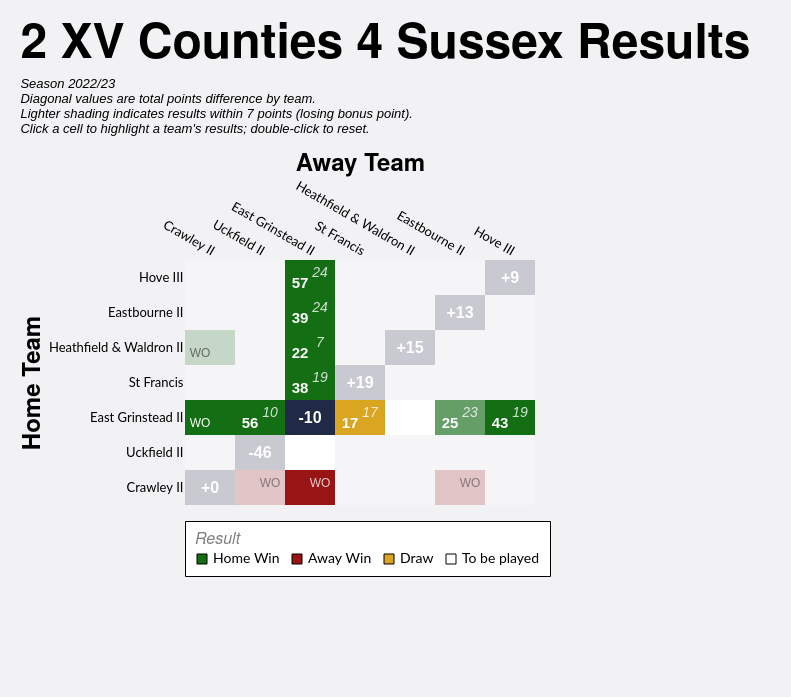

Write the Vega-Lite specification saved for this chart.
### Vega-Lite specification from a JSON file in a GitHub repository (floating-point values rounded to 4 significant figures)
{"config": {"axis": {"labelFont": "Lato, sans-serif", "titleFont": "PT Sans Narrow, Helvetica Neue, Helvetica, Arial, sans-serif", "labelFontSize": 13, "titleFontSize": 24, "gridColor": "#202947", "gridOpacity": 0.2}, "header": {"labelFont": "PT Sans Narrow, Helvetica Neue, Helvetica, Arial, sans-serif", "titleFont": "PT Sans Narrow, Helvetica Neue, Helvetica, Arial, sans-serif", "labelFontSize": 24, "titleFontSize": 28, "labelFontWeight": "bold", "orient": "left"}, "legend": {"labelFont": "Lato, sans-serif", "titleFont": "PT Sans Narrow, Helvetica Neue, Helvetica, Arial, sans-serif", "labelFontSize": 14, "titleFontSize": 16, "titlePadding": 5, "fillColor": "white", "strokeColor": "black", "padding": 10, "titleFontWeight": "lighter", "titleFontStyle": "italic", "titleColor": "gray", "offset": 10}, "title": {"font": "PT Sans Narrow, Helvetica Neue, Helvetica, Arial, sans-serif", "fontSize": 48, "fontWeight": "bold", "anchor": "start", "align": "center", "titlePadding": 20, "subtitlePadding": 10, "subtitleFontSize": 13, "subtitleColor": "", "subtitleFontStyle": "italic", "offset": 15, "color": "black"}, "axisX": {"labelAngle": 0}, "facet": {"title": null, "header": null, "align": {"row": "each", "column": "each"}}, "resolve": {"scale": {"y": "independent", "facet": "independent"}}, "background": "#f2f1f4", "view": {"stroke": null}}, "layer": [{"data": {"name": "data-ccf5f4ad0171923926e98273e820e13f"}, "mark": {"type": "rect"}, "encoding": {"color": {"field": "result", "legend": {"columns": 4, "direction": "horizontal", "labelLimit": 200, "offset": 16, "orient": "bottom", "symbolStrokeColor": "black", "symbolStrokeWidth": 1, "values": ["Home Win", "Away Win", "Draw", "To be played"]}, "scale": {"domain": ["Home Win", "Home Win (LBP)", "Away Win", "Away Win (LBP)", "Draw", "To be played", "N/A"], "range": ["#146f14", "#146f14a0", "#991515", "#991515a0", "goldenrod", "white", "#202946"]}, "title": "Result", "type": "nominal"}, "opacity": {"condition": {"test": "datum.home_team == param_7['home_team'] || datum.away_team == param_7['home_team'] || !isValid(param_7['home_team'])", "value": 1.0}, "value": 0.2}, "tooltip": [{"field": "home_team", "title": "Home", "type": "nominal"}, {"field": "away_team", "title": "Away", "type": "nominal"}, {"field": "home_score_text", "title": "Home Score", "type": "nominal"}, {"field": "away_score_text", "title": "Away Score", "type": "nominal"}, {"field": "result", "title": "Result", "type": "nominal"}, {"field": "date", "format": "%d %b %Y", "title": "Date", "type": "temporal"}], "x": {"axis": {"domain": false, "grid": false, "labelAngle": 30, "orient": "top", "ticks": false}, "field": "away_team", "sort": ["Crawley II", "Uckfield II", "East Grinstead II", "St Francis", "Heathfield & Waldron II", "Eastbourne II", "Hove III"], "title": "Away Team", "type": "nominal"}, "y": {"axis": {"domain": false, "grid": false, "ticks": false}, "field": "home_team", "sort": ["Hove III", "Eastbourne II", "Heathfield & Waldron II", "St Francis", "East Grinstead II", "Uckfield II", "Crawley II"], "title": "Home Team", "type": "nominal"}}, "name": "view_4"}, {"data": {"name": "data-ccf5f4ad0171923926e98273e820e13f"}, "mark": {"type": "text", "fontStyle": "italic", "size": 14, "xOffset": 10, "yOffset": -5}, "encoding": {"color": {"condition": {"test": "datum.home_team == param_7['home_team'] || datum.away_team == param_7['home_team'] || !isValid(param_7['home_team'])", "value": "white"}, "value": "black"}, "opacity": {"condition": {"test": "datum.home_team == param_7['home_team'] || datum.away_team == param_7['home_team'] || !isValid(param_7['home_team'])", "value": 0.8}, "value": 0.4}, "text": {"field": "away_score_text", "type": "nominal"}, "x": {"field": "away_team", "sort": ["Crawley II", "Uckfield II", "East Grinstead II", "St Francis", "Heathfield & Waldron II", "Eastbourne II", "Hove III"], "type": "nominal"}, "y": {"field": "home_team", "sort": ["Hove III", "Eastbourne II", "Heathfield & Waldron II", "St Francis", "East Grinstead II", "Uckfield II", "Crawley II"], "type": "nominal"}}, "transform": [{"filter": "datum.away_score_text != '' && datum.away_score_text != 'WO'"}]}, {"data": {"name": "data-ccf5f4ad0171923926e98273e820e13f"}, "mark": {"type": "text", "size": 12, "xOffset": 10, "yOffset": -5}, "encoding": {"color": {"condition": {"test": "datum.home_team == param_7['home_team'] || datum.away_team == param_7['home_team'] || !isValid(param_7['home_team'])", "value": "white"}, "value": "black"}, "opacity": {"condition": {"test": "datum.home_team == param_7['home_team'] || datum.away_team == param_7['home_team'] || !isValid(param_7['home_team'])", "value": 0.8}, "value": 0.4}, "text": {"field": "away_score_text", "type": "nominal"}, "x": {"field": "away_team", "sort": ["Crawley II", "Uckfield II", "East Grinstead II", "St Francis", "Heathfield & Waldron II", "Eastbourne II", "Hove III"], "type": "nominal"}, "y": {"field": "home_team", "sort": ["Hove III", "Eastbourne II", "Heathfield & Waldron II", "St Francis", "East Grinstead II", "Uckfield II", "Crawley II"], "type": "nominal"}}, "transform": [{"filter": "datum.away_score_text == 'WO'"}]}, {"data": {"name": "data-ccf5f4ad0171923926e98273e820e13f"}, "mark": {"type": "text", "fontWeight": "bold", "size": 15, "xOffset": -10, "yOffset": 5}, "encoding": {"color": {"condition": {"test": "datum.home_team == param_7['home_team'] || datum.away_team == param_7['home_team'] || !isValid(param_7['home_team'])", "value": "white"}, "value": "black"}, "opacity": {"condition": {"test": "datum.home_team == param_7['home_team'] || datum.away_team == param_7['home_team'] || !isValid(param_7['home_team'])", "value": 1.0}, "value": 0.5}, "text": {"field": "home_score_text", "type": "nominal"}, "x": {"field": "away_team", "sort": ["Crawley II", "Uckfield II", "East Grinstead II", "St Francis", "Heathfield & Waldron II", "Eastbourne II", "Hove III"], "type": "nominal"}, "y": {"field": "home_team", "sort": ["Hove III", "Eastbourne II", "Heathfield & Waldron II", "St Francis", "East Grinstead II", "Uckfield II", "Crawley II"], "type": "nominal"}}, "transform": [{"filter": "datum.home_score_text != '' && datum.home_score_text != 'WO'"}]}, {"data": {"name": "data-ccf5f4ad0171923926e98273e820e13f"}, "mark": {"type": "text", "size": 12, "xOffset": -10, "yOffset": 5}, "encoding": {"color": {"condition": {"test": "datum.home_team == param_7['home_team'] || datum.away_team == param_7['home_team'] || !isValid(param_7['home_team'])", "value": "white"}, "value": "black"}, "opacity": {"condition": {"test": "datum.home_team == param_7['home_team'] || datum.away_team == param_7['home_team'] || !isValid(param_7['home_team'])", "value": 1.0}, "value": 0.5}, "text": {"field": "home_score_text", "type": "nominal"}, "x": {"field": "away_team", "sort": ["Crawley II", "Uckfield II", "East Grinstead II", "St Francis", "Heathfield & Waldron II", "Eastbourne II", "Hove III"], "type": "nominal"}, "y": {"field": "home_team", "sort": ["Hove III", "Eastbourne II", "Heathfield & Waldron II", "St Francis", "East Grinstead II", "Uckfield II", "Crawley II"], "type": "nominal"}}, "transform": [{"filter": "datum.home_score_text == 'WO'"}]}, {"data": {"name": "data-c8435c9091d0f07fd5fd112509aa629a"}, "mark": {"type": "text", "color": "white", "fontWeight": "bold", "size": 16}, "encoding": {"text": {"field": "display_text", "type": "nominal"}, "tooltip": [{"field": "home_team", "title": "Team", "type": "nominal"}, {"field": "display_text", "title": "Points Difference", "type": "nominal"}], "x": {"field": "away_team", "sort": ["Crawley II", "Uckfield II", "East Grinstead II", "St Francis", "Heathfield & Waldron II", "Eastbourne II", "Hove III"], "type": "nominal"}, "y": {"field": "home_team", "sort": ["Hove III", "Eastbourne II", "Heathfield & Waldron II", "St Francis", "East Grinstead II", "Uckfield II", "Crawley II"], "type": "nominal"}}}], "height": {"step": 35}, "padding": {"left": 20, "top": 20, "right": 40, "bottom": 120}, "params": [{"name": "param_7", "select": {"type": "point", "clear": "dblclick", "fields": ["home_team"], "on": "click"}, "value": [{"home_team": "East Grinstead II"}], "views": ["view_4"]}], "title": {"text": "2 XV Counties 4 Sussex Results", "subtitle": ["Season 2022/23", "Diagonal values are total points difference by team.", "Lighter shading indicates results within 7 points (losing bonus point).", "Click a cell to highlight a team's results; double-click to reset."]}, "width": {"step": 50}, "$schema": "https://vega.github.io/schema/vega-lite/v5.20.1.json", "datasets": {"data-ccf5f4ad0171923926e98273e820e13f": [{"home_team": "Crawley II", "away_team": "Crawley II", "match_id": null, "date": "", "home_score": null, "away_score": null, "home_walkover": null, "away_walkover": null, "result": "N/A", "home_score_text": "", "away_score_text": "", "wo_result": "", "score_text": "", "display_text": "+0", "is_diagonal": true, "result_simple": "N/A"}, {"home_team": "Crawley II", "away_team": "East Grinstead II", "match_id": "995325", "date": "2022-10-01T00:00:00", "home_score": null, "away_score": null, "home_walkover": false, "away_walkover": true, "result": "Away Win", "home_score_text": "", "away_score_text": "WO", "wo_result": "AWO", "score_text": "WO", "display_text": "WO", "is_diagonal": false, "result_simple": "Away Win"}, {"home_team": "Crawley II", "away_team": "Eastbourne II", "match_id": "995339", "date": "2022-11-12T00:00:00", "home_score": null, "away_score": null, "home_walkover": false, "away_walkover": true, "result": "Away Win", "home_score_text": "", "away_score_text": "WO", "wo_result": "AWO", "score_text": "WO", "display_text": "WO", "is_diagonal": false, "result_simple": "Away Win"}, {"home_team": "Crawley II", "away_team": "Heathfield & Waldron II", "match_id": null, "date": "", "home_score": null, "away_score": null, "home_walkover": null, "away_walkover": null, "result": "To be played", "home_score_text": "", "away_score_text": "", "wo_result": "", "score_text": "", "display_text": "", "is_diagonal": false, "result_simple": "To be played"}, {"home_team": "Crawley II", "away_team": "Hove III", "match_id": null, "date": "", "home_score": null, "away_score": null, "home_walkover": null, "away_walkover": null, "result": "To be played", "home_score_text": "", "away_score_text": "", "wo_result": "", "score_text": "", "display_text": "", "is_diagonal": false, "result_simple": "To be played"}, {"home_team": "Crawley II", "away_team": "St Francis", "match_id": null, "date": "", "home_score": null, "away_score": null, "home_walkover": null, "away_walkover": null, "result": "To be played", "home_score_text": "", "away_score_text": "", "wo_result": "", "score_text": "", "display_text": "", "is_diagonal": false, "result_simple": "To be played"}, {"home_team": "Crawley II", "away_team": "Uckfield II", "match_id": "995351", "date": "2022-12-10T00:00:00", "home_score": null, "away_score": null, "home_walkover": false, "away_walkover": true, "result": "Away Win", "home_score_text": "", "away_score_text": "WO", "wo_result": "AWO", "score_text": "WO", "display_text": "WO", "is_diagonal": false, "result_simple": "Away Win"}, {"home_team": "East Grinstead II", "away_team": "Crawley II", "match_id": "995349", "date": "2022-12-03T00:00:00", "home_score": null, "away_score": null, "home_walkover": true, "away_walkover": false, "result": "Home Win", "home_score_text": "WO", "away_score_text": "", "wo_result": "HWO", "score_text": "WO", "display_text": "WO", "is_diagonal": false, "result_simple": "Home Win"}, {"home_team": "East Grinstead II", "away_team": "East Grinstead II", "match_id": null, "date": "", "home_score": null, "away_score": null, "home_walkover": null, "away_walkover": null, "result": "N/A", "home_score_text": "", "away_score_text": "", "wo_result": "", "score_text": "", "display_text": "-10", "is_diagonal": true, "result_simple": "N/A"}, {"home_team": "East Grinstead II", "away_team": "Eastbourne II", "match_id": "995326", "date": "2022-10-15T00:00:00", "home_score": 25, "away_score": 23, "home_walkover": false, "away_walkover": false, "result": "Home Win (LBP)", "home_score_text": "25", "away_score_text": "23", "wo_result": "", "score_text": "25-23", "display_text": "25-23", "is_diagonal": false, "result_simple": "Home Win"}, {"home_team": "East Grinstead II", "away_team": "Heathfield & Waldron II", "match_id": null, "date": "", "home_score": null, "away_score": null, "home_walkover": null, "away_walkover": null, "result": "To be played", "home_score_text": "", "away_score_text": "", "wo_result": "", "score_text": "", "display_text": "", "is_diagonal": false, "result_simple": "To be played"}, {"home_team": "East Grinstead II", "away_team": "Hove III", "match_id": "1032189", "date": "2023-01-07T00:00:00", "home_score": 43, "away_score": 19, "home_walkover": false, "away_walkover": false, "result": "Home Win", "home_score_text": "43", "away_score_text": "19", "wo_result": "", "score_text": "43-19", "display_text": "43-19", "is_diagonal": false, "result_simple": "Home Win"}, {"home_team": "East Grinstead II", "away_team": "St Francis", "match_id": "995334", "date": "2022-10-29T00:00:00", "home_score": 17, "away_score": 17, "home_walkover": false, "away_walkover": false, "result": "Draw", "home_score_text": "17", "away_score_text": "17", "wo_result": "", "score_text": "17-17", "display_text": "17-17", "is_diagonal": false, "result_simple": "Draw"}, {"home_team": "East Grinstead II", "away_team": "Uckfield II", "match_id": "1034960", "date": "2023-02-11T00:00:00", "home_score": 56, "away_score": 10, "home_walkover": false, "away_walkover": false, "result": "Home Win", "home_score_text": "56", "away_score_text": "10", "wo_result": "", "score_text": "56-10", "display_text": "56-10", "is_diagonal": false, "result_simple": "Home Win"}, {"home_team": "Eastbourne II", "away_team": "Crawley II", "match_id": null, "date": "", "home_score": null, "away_score": null, "home_walkover": null, "away_walkover": null, "result": "To be played", "home_score_text": "", "away_score_text": "", "wo_result": "", "score_text": "", "display_text": "", "is_diagonal": false, "result_simple": "To be played"}, {"home_team": "Eastbourne II", "away_team": "East Grinstead II", "match_id": "1032182", "date": "2023-01-21T00:00:00", "home_score": 39, "away_score": 24, "home_walkover": false, "away_walkover": false, "result": "Home Win", "home_score_text": "39", "away_score_text": "24", "wo_result": "", "score_text": "39-24", "display_text": "39-24", "is_diagonal": false, "result_simple": "Home Win"}, {"home_team": "Eastbourne II", "away_team": "Eastbourne II", "match_id": null, "date": "", "home_score": null, "away_score": null, "home_walkover": null, "away_walkover": null, "result": "N/A", "home_score_text": "", "away_score_text": "", "wo_result": "", "score_text": "", "display_text": "+13", "is_diagonal": true, "result_simple": "N/A"}, {"home_team": "Eastbourne II", "away_team": "Heathfield & Waldron II", "match_id": null, "date": "", "home_score": null, "away_score": null, "home_walkover": null, "away_walkover": null, "result": "To be played", "home_score_text": "", "away_score_text": "", "wo_result": "", "score_text": "", "display_text": "", "is_diagonal": false, "result_simple": "To be played"}, {"home_team": "Eastbourne II", "away_team": "Hove III", "match_id": null, "date": "", "home_score": null, "away_score": null, "home_walkover": null, "away_walkover": null, "result": "To be played", "home_score_text": "", "away_score_text": "", "wo_result": "", "score_text": "", "display_text": "", "is_diagonal": false, "result_simple": "To be played"}, {"home_team": "Eastbourne II", "away_team": "St Francis", "match_id": null, "date": "", "home_score": null, "away_score": null, "home_walkover": null, "away_walkover": null, "result": "To be played", "home_score_text": "", "away_score_text": "", "wo_result": "", "score_text": "", "display_text": "", "is_diagonal": false, "result_simple": "To be played"}, {"home_team": "Eastbourne II", "away_team": "Uckfield II", "match_id": null, "date": "", "home_score": null, "away_score": null, "home_walkover": null, "away_walkover": null, "result": "To be played", "home_score_text": "", "away_score_text": "", "wo_result": "", "score_text": "", "display_text": "", "is_diagonal": false, "result_simple": "To be played"}, {"home_team": "Heathfield & Waldron II", "away_team": "Crawley II", "match_id": "1034971", "date": "2023-02-11T00:00:00", "home_score": null, "away_score": null, "home_walkover": true, "away_walkover": false, "result": "Home Win", "home_score_text": "WO", "away_score_text": "", "wo_result": "HWO", "score_text": "WO", "display_text": "WO", "is_diagonal": false, "result_simple": "Home Win"}, {"home_team": "Heathfield & Waldron II", "away_team": "East Grinstead II", "match_id": "995341", "date": "2022-11-12T00:00:00", "home_score": 22, "away_score": 7, "home_walkover": false, "away_walkover": false, "result": "Home Win", "home_score_text": "22", "away_score_text": "7", "wo_result": "", "score_text": "22-7", "display_text": "22-7", "is_diagonal": false, "result_simple": "Home Win"}, {"home_team": "Heathfield & Waldron II", "away_team": "Eastbourne II", "match_id": null, "date": "", "home_score": null, "away_score": null, "home_walkover": null, "away_walkover": null, "result": "To be played", "home_score_text": "", "away_score_text": "", "wo_result": "", "score_text": "", "display_text": "", "is_diagonal": false, "result_simple": "To be played"}, {"home_team": "Heathfield & Waldron II", "away_team": "Heathfield & Waldron II", "match_id": null, "date": "", "home_score": null, "away_score": null, "home_walkover": null, "away_walkover": null, "result": "N/A", "home_score_text": "", "away_score_text": "", "wo_result": "", "score_text": "", "display_text": "+15", "is_diagonal": true, "result_simple": "N/A"}, {"home_team": "Heathfield & Waldron II", "away_team": "Hove III", "match_id": null, "date": "", "home_score": null, "away_score": null, "home_walkover": null, "away_walkover": null, "result": "To be played", "home_score_text": "", "away_score_text": "", "wo_result": "", "score_text": "", "display_text": "", "is_diagonal": false, "result_simple": "To be played"}, {"home_team": "Heathfield & Waldron II", "away_team": "St Francis", "match_id": null, "date": "", "home_score": null, "away_score": null, "home_walkover": null, "away_walkover": null, "result": "To be played", "home_score_text": "", "away_score_text": "", "wo_result": "", "score_text": "", "display_text": "", "is_diagonal": false, "result_simple": "To be played"}, {"home_team": "Heathfield & Waldron II", "away_team": "Uckfield II", "match_id": null, "date": "", "home_score": null, "away_score": null, "home_walkover": null, "away_walkover": null, "result": "To be played", "home_score_text": "", "away_score_text": "", "wo_result": "", "score_text": "", "display_text": "", "is_diagonal": false, "result_simple": "To be played"}, {"home_team": "Hove III", "away_team": "Crawley II", "match_id": null, "date": "", "home_score": null, "away_score": null, "home_walkover": null, "away_walkover": null, "result": "To be played", "home_score_text": "", "away_score_text": "", "wo_result": "", "score_text": "", "display_text": "", "is_diagonal": false, "result_simple": "To be played"}, {"home_team": "Hove III", "away_team": "East Grinstead II", "match_id": "995369", "date": "2023-03-04T00:00:00", "home_score": 57, "away_score": 24, "home_walkover": false, "away_walkover": false, "result": "Home Win", "home_score_text": "57", "away_score_text": "24", "wo_result": "", "score_text": "57-24", "display_text": "57-24", "is_diagonal": false, "result_simple": "Home Win"}, {"home_team": "Hove III", "away_team": "Eastbourne II", "match_id": null, "date": "", "home_score": null, "away_score": null, "home_walkover": null, "away_walkover": null, "result": "To be played", "home_score_text": "", "away_score_text": "", "wo_result": "", "score_text": "", "display_text": "", "is_diagonal": false, "result_simple": "To be played"}, {"home_team": "Hove III", "away_team": "Heathfield & Waldron II", "match_id": null, "date": "", "home_score": null, "away_score": null, "home_walkover": null, "away_walkover": null, "result": "To be played", "home_score_text": "", "away_score_text": "", "wo_result": "", "score_text": "", "display_text": "", "is_diagonal": false, "result_simple": "To be played"}, {"home_team": "Hove III", "away_team": "Hove III", "match_id": null, "date": "", "home_score": null, "away_score": null, "home_walkover": null, "away_walkover": null, "result": "N/A", "home_score_text": "", "away_score_text": "", "wo_result": "", "score_text": "", "display_text": "+9", "is_diagonal": true, "result_simple": "N/A"}, {"home_team": "Hove III", "away_team": "St Francis", "match_id": null, "date": "", "home_score": null, "away_score": null, "home_walkover": null, "away_walkover": null, "result": "To be played", "home_score_text": "", "away_score_text": "", "wo_result": "", "score_text": "", "display_text": "", "is_diagonal": false, "result_simple": "To be played"}, {"home_team": "Hove III", "away_team": "Uckfield II", "match_id": null, "date": "", "home_score": null, "away_score": null, "home_walkover": null, "away_walkover": null, "result": "To be played", "home_score_text": "", "away_score_text": "", "wo_result": "", "score_text": "", "display_text": "", "is_diagonal": false, "result_simple": "To be played"}, {"home_team": "St Francis", "away_team": "Crawley II", "match_id": null, "date": "", "home_score": null, "away_score": null, "home_walkover": null, "away_walkover": null, "result": "To be played", "home_score_text": "", "away_score_text": "", "wo_result": "", "score_text": "", "display_text": "", "is_diagonal": false, "result_simple": "To be played"}, {"home_team": "St Francis", "away_team": "East Grinstead II", "match_id": "995361", "date": "2023-01-28T00:00:00", "home_score": 38, "away_score": 19, "home_walkover": false, "away_walkover": false, "result": "Home Win", "home_score_text": "38", "away_score_text": "19", "wo_result": "", "score_text": "38-19", "display_text": "38-19", "is_diagonal": false, "result_simple": "Home Win"}, {"home_team": "St Francis", "away_team": "Eastbourne II", "match_id": null, "date": "", "home_score": null, "away_score": null, "home_walkover": null, "away_walkover": null, "result": "To be played", "home_score_text": "", "away_score_text": "", "wo_result": "", "score_text": "", "display_text": "", "is_diagonal": false, "result_simple": "To be played"}, {"home_team": "St Francis", "away_team": "Heathfield & Waldron II", "match_id": null, "date": "", "home_score": null, "away_score": null, "home_walkover": null, "away_walkover": null, "result": "To be played", "home_score_text": "", "away_score_text": "", "wo_result": "", "score_text": "", "display_text": "", "is_diagonal": false, "result_simple": "To be played"}, {"home_team": "St Francis", "away_team": "Hove III", "match_id": null, "date": "", "home_score": null, "away_score": null, "home_walkover": null, "away_walkover": null, "result": "To be played", "home_score_text": "", "away_score_text": "", "wo_result": "", "score_text": "", "display_text": "", "is_diagonal": false, "result_simple": "To be played"}, {"home_team": "St Francis", "away_team": "St Francis", "match_id": null, "date": "", "home_score": null, "away_score": null, "home_walkover": null, "away_walkover": null, "result": "N/A", "home_score_text": "", "away_score_text": "", "wo_result": "", "score_text": "", "display_text": "+19", "is_diagonal": true, "result_simple": "N/A"}, {"home_team": "St Francis", "away_team": "Uckfield II", "match_id": null, "date": "", "home_score": null, "away_score": null, "home_walkover": null, "away_walkover": null, "result": "To be played", "home_score_text": "", "away_score_text": "", "wo_result": "", "score_text": "", "display_text": "", "is_diagonal": false, "result_simple": "To be played"}, {"home_team": "Uckfield II", "away_team": "Crawley II", "match_id": null, "date": "", "home_score": null, "away_score": null, "home_walkover": null, "away_walkover": null, "result": "To be played", "home_score_text": "", "away_score_text": "", "wo_result": "", "score_text": "", "display_text": "", "is_diagonal": false, "result_simple": "To be played"}, {"home_team": "Uckfield II", "away_team": "East Grinstead II", "match_id": null, "date": "", "home_score": null, "away_score": null, "home_walkover": null, "away_walkover": null, "result": "To be played", "home_score_text": "", "away_score_text": "", "wo_result": "", "score_text": "", "display_text": "", "is_diagonal": false, "result_simple": "To be played"}, {"home_team": "Uckfield II", "away_team": "Eastbourne II", "match_id": null, "date": "", "home_score": null, "away_score": null, "home_walkover": null, "away_walkover": null, "result": "To be played", "home_score_text": "", "away_score_text": "", "wo_result": "", "score_text": "", "display_text": "", "is_diagonal": false, "result_simple": "To be played"}, {"home_team": "Uckfield II", "away_team": "Heathfield & Waldron II", "match_id": null, "date": "", "home_score": null, "away_score": null, "home_walkover": null, "away_walkover": null, "result": "To be played", "home_score_text": "", "away_score_text": "", "wo_result": "", "score_text": "", "display_text": "", "is_diagonal": false, "result_simple": "To be played"}, {"home_team": "Uckfield II", "away_team": "Hove III", "match_id": null, "date": "", "home_score": null, "away_score": null, "home_walkover": null, "away_walkover": null, "result": "To be played", "home_score_text": "", "away_score_text": "", "wo_result": "", "score_text": "", "display_text": "", "is_diagonal": false, "result_simple": "To be played"}, {"home_team": "Uckfield II", "away_team": "St Francis", "match_id": null, "date": "", "home_score": null, "away_score": null, "home_walkover": null, "away_walkover": null, "result": "To be played", "home_score_text": "", "away_score_text": "", "wo_result": "", "score_text": "", "display_text": "", "is_diagonal": false, "result_simple": "To be played"}, {"home_team": "Uckfield II", "away_team": "Uckfield II", "match_id": null, "date": "", "home_score": null, "away_score": null, "home_walkover": null, "away_walkover": null, "result": "N/A", "home_score_text": "", "away_score_text": "", "wo_result": "", "score_text": "", "display_text": "-46", "is_diagonal": true, "result_simple": "N/A"}], "data-c8435c9091d0f07fd5fd112509aa629a": [{"home_team": "Crawley II", "away_team": "Crawley II", "match_id": null, "date": "", "home_score": null, "away_score": null, "home_walkover": null, "away_walkover": null, "result": "N/A", "home_score_text": "", "away_score_text": "", "wo_result": "", "score_text": "", "display_text": "+0", "is_diagonal": true, "result_simple": "N/A"}, {"home_team": "East Grinstead II", "away_team": "East Grinstead II", "match_id": null, "date": "", "home_score": null, "away_score": null, "home_walkover": null, "away_walkover": null, "result": "N/A", "home_score_text": "", "away_score_text": "", "wo_result": "", "score_text": "", "display_text": "-10", "is_diagonal": true, "result_simple": "N/A"}, {"home_team": "Eastbourne II", "away_team": "Eastbourne II", "match_id": null, "date": "", "home_score": null, "away_score": null, "home_walkover": null, "away_walkover": null, "result": "N/A", "home_score_text": "", "away_score_text": "", "wo_result": "", "score_text": "", "display_text": "+13", "is_diagonal": true, "result_simple": "N/A"}, {"home_team": "Heathfield & Waldron II", "away_team": "Heathfield & Waldron II", "match_id": null, "date": "", "home_score": null, "away_score": null, "home_walkover": null, "away_walkover": null, "result": "N/A", "home_score_text": "", "away_score_text": "", "wo_result": "", "score_text": "", "display_text": "+15", "is_diagonal": true, "result_simple": "N/A"}, {"home_team": "Hove III", "away_team": "Hove III", "match_id": null, "date": "", "home_score": null, "away_score": null, "home_walkover": null, "away_walkover": null, "result": "N/A", "home_score_text": "", "away_score_text": "", "wo_result": "", "score_text": "", "display_text": "+9", "is_diagonal": true, "result_simple": "N/A"}, {"home_team": "St Francis", "away_team": "St Francis", "match_id": null, "date": "", "home_score": null, "away_score": null, "home_walkover": null, "away_walkover": null, "result": "N/A", "home_score_text": "", "away_score_text": "", "wo_result": "", "score_text": "", "display_text": "+19", "is_diagonal": true, "result_simple": "N/A"}, {"home_team": "Uckfield II", "away_team": "Uckfield II", "match_id": null, "date": "", "home_score": null, "away_score": null, "home_walkover": null, "away_walkover": null, "result": "N/A", "home_score_text": "", "away_score_text": "", "wo_result": "", "score_text": "", "display_text": "-46", "is_diagonal": true, "result_simple": "N/A"}]}}
